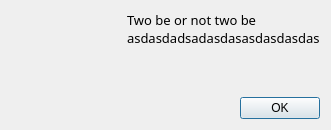
<?xml version="1.0" encoding="UTF-8"?>
<ui version="4.0">
 <class>HintDialog</class>
 <widget class="QDialog" name="HintDialog">
  <property name="geometry">
   <rect>
    <x>0</x>
    <y>0</y>
    <width>331</width>
    <height>130</height>
   </rect>
  </property>
  <property name="windowTitle">
   <string>Hint!</string>
  </property>
  <property name="windowIcon">
   <iconset resource="../resources.qrc">
    <normaloff>:/images/resources/images/puzzle.png</normaloff>:/images/resources/images/puzzle.png</iconset>
  </property>
  <property name="modal">
   <bool>true</bool>
  </property>
  <layout class="QVBoxLayout" name="verticalLayout">
   <item>
    <layout class="QHBoxLayout" name="horizontalLayout">
     <item>
      <widget class="QLabel" name="hintImage">
       <property name="text">
        <string/>
       </property>
       <property name="pixmap">
        <pixmap resource="../resources.qrc">:/images/resources/images/lightbulb.png</pixmap>
       </property>
       <property name="alignment">
        <set>Qt::AlignLeading|Qt::AlignLeft|Qt::AlignVCenter</set>
       </property>
      </widget>
     </item>
     <item>
      <widget class="QLabel" name="hintText">
       <property name="font">
        <font>
         <family>Myanmar Text</family>
         <pointsize>10</pointsize>
        </font>
       </property>
       <property name="text">
        <string>Two be or not two be asdasdadsadasdasasdasdasdas</string>
       </property>
       <property name="textFormat">
        <enum>Qt::AutoText</enum>
       </property>
       <property name="wordWrap">
        <bool>true</bool>
       </property>
      </widget>
     </item>
    </layout>
   </item>
   <item>
    <spacer name="verticalSpacer">
     <property name="orientation">
      <enum>Qt::Vertical</enum>
     </property>
     <property name="sizeHint" stdset="0">
      <size>
       <width>20</width>
       <height>40</height>
      </size>
     </property>
    </spacer>
   </item>
   <item>
    <widget class="QDialogButtonBox" name="buttonBox">
     <property name="orientation">
      <enum>Qt::Horizontal</enum>
     </property>
     <property name="standardButtons">
      <set>QDialogButtonBox::Ok</set>
     </property>
    </widget>
   </item>
  </layout>
 </widget>
 <resources>
  <include location="../resources.qrc"/>
 </resources>
 <connections>
  <connection>
   <sender>buttonBox</sender>
   <signal>accepted()</signal>
   <receiver>HintDialog</receiver>
   <slot>accept()</slot>
   <hints>
    <hint type="sourcelabel">
     <x>248</x>
     <y>254</y>
    </hint>
    <hint type="destinationlabel">
     <x>157</x>
     <y>274</y>
    </hint>
   </hints>
  </connection>
  <connection>
   <sender>buttonBox</sender>
   <signal>rejected()</signal>
   <receiver>HintDialog</receiver>
   <slot>reject()</slot>
   <hints>
    <hint type="sourcelabel">
     <x>316</x>
     <y>260</y>
    </hint>
    <hint type="destinationlabel">
     <x>286</x>
     <y>274</y>
    </hint>
   </hints>
  </connection>
 </connections>
</ui>
